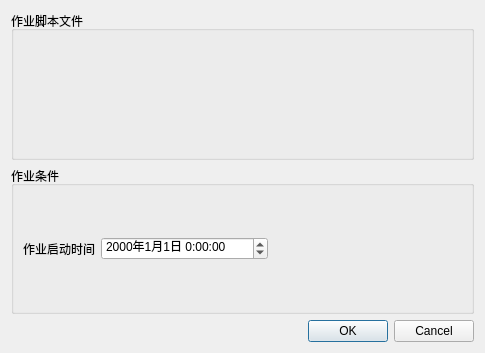
<?xml version="1.0" encoding="UTF-8"?>
<ui version="4.0">
 <class>DialogNewjobOntime</class>
 <widget class="QDialog" name="DialogNewjobOntime">
  <property name="geometry">
   <rect>
    <x>0</x>
    <y>0</y>
    <width>485</width>
    <height>353</height>
   </rect>
  </property>
  <property name="windowTitle">
   <string>创建定时作业</string>
  </property>
  <layout class="QVBoxLayout" name="verticalLayout">
   <item>
    <widget class="QGroupBox" name="groupBoxJobFile">
     <property name="title">
      <string>作业脚本文件</string>
     </property>
     <layout class="QHBoxLayout" name="horizontalLayout">
      <item>
       <layout class="QGridLayout" name="gridLayoutJobFile"/>
      </item>
     </layout>
    </widget>
   </item>
   <item>
    <widget class="QGroupBox" name="groupBoxCondition">
     <property name="title">
      <string>作业条件</string>
     </property>
     <layout class="QHBoxLayout" name="horizontalLayout_2">
      <item>
       <widget class="QLabel" name="label_1">
        <property name="text">
         <string>作业启动时间</string>
        </property>
       </widget>
      </item>
      <item>
       <widget class="QDateTimeEdit" name="dateTimeEdit">
        <property name="displayFormat">
         <string>yyyy年M月d日 H:mm:ss</string>
        </property>
       </widget>
      </item>
      <item>
       <spacer name="horizontalSpacer">
        <property name="orientation">
         <enum>Qt::Horizontal</enum>
        </property>
        <property name="sizeHint" stdset="0">
         <size>
          <width>40</width>
          <height>20</height>
         </size>
        </property>
       </spacer>
      </item>
     </layout>
    </widget>
   </item>
   <item>
    <widget class="QDialogButtonBox" name="buttonBox">
     <property name="orientation">
      <enum>Qt::Horizontal</enum>
     </property>
     <property name="standardButtons">
      <set>QDialogButtonBox::Cancel|QDialogButtonBox::Ok</set>
     </property>
    </widget>
   </item>
  </layout>
 </widget>
 <resources/>
 <connections/>
</ui>
